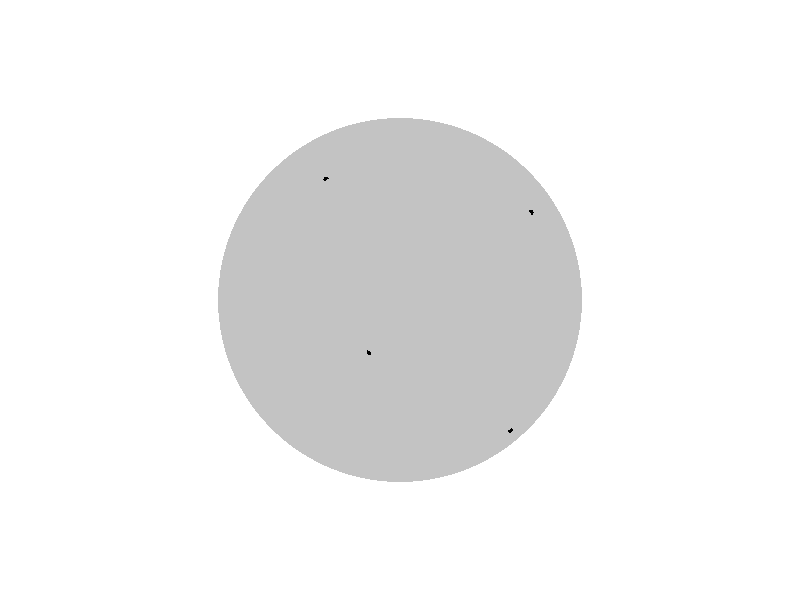

Reproduce this figure in MATLAB.
clear; clc; %close all;
% times = zeros(1,100);
% % Generate points
% for j = 1:100
%     start = clock;
    % Number of points
    P = 9;                  
    N = floor((P-1)/2);         % Since P = 2N + 1 works best for odd P
    
    % Sphere radius
    R = 5;
    
    % Golden ratio
    phi_golden = (1 + sqrt(5)) / 2;
    
    % Generate indices
    idx = -N:N;
    
    % Latitude and phi
    theta_pos = acos(2*idx/P);      % latitude (eq: 2.4, da tese)

    theta = diff(theta_pos);
    
    phi_pos = 2*pi*idx/phi_golden;  % longitude (eq: 2.5, da tese)
    phi = diff(phi_pos);
    phi = phi(1) ;
    
    theta_tmp = theta_pos(1);
    phi_tmp = phi_pos(1);
    
    x = zeros(1,P-1);
    y = zeros(1,P-1);
    z = zeros(1,P-1);
    
    for i = 1:P-1
        % Cartesian coordinates of Fibonacci points
        x(i) = R * sin(theta_tmp) .* cos(phi_tmp);
        y(i) = R * sin(theta_tmp) .* sin(phi_tmp);
        z(i) = R * cos(theta_tmp);
        theta_tmp = theta_tmp + theta(i);
        phi_tmp = phi_tmp + phi;
    end
    x(P) = R * sin(theta_tmp) .* cos(phi_tmp);
    y(P) = R * sin(theta_tmp) .* sin(phi_tmp);
    z(P) = R * cos(theta_tmp);
    
    points = [x(:), y(:), z(:)];

%     times(j) = etime(clock, start);
% end
% 
% std(times) % 6.6848e-04 sec
% figure;
% histogram(times);
% % --- Plot ---
figure;
hold on;

% Draw semi-transparent sphere
[XS, YS, ZS] = sphere(100);   
surf(R*XS, R*YS, R*ZS, ...
    'FaceAlpha', 1.0, ...
    'EdgeColor', 'none', ...
    'FaceColor', [0.7647 0.7647 0.7647]); 

% Plot points
scatter3(x, y, z, 15, 'k', 'filled');  % small black filled points (paper-friendly)

% Formatting for paper
axis equal
axis off
set(gca, 'Visible', 'off')
set(gcf, 'Color', 'w');          % white background
set(gca, 'Position', [0 0 1 1]); % fill figure
view(3);

%exportgraphics(gcf, 'fibonacci_sphere_top.png', 'ContentType', 'vector');
hold off;
